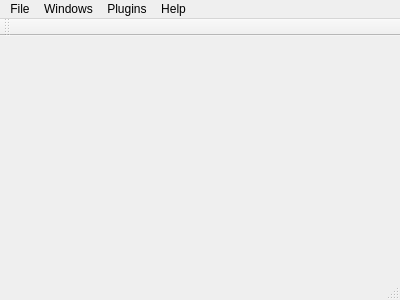
<?xml version="1.0" encoding="UTF-8"?>
<ui version="4.0">
 <class>MainWindow</class>
 <widget class="QMainWindow" name="MainWindow">
  <property name="geometry">
   <rect>
    <x>0</x>
    <y>0</y>
    <width>400</width>
    <height>300</height>
   </rect>
  </property>
  <property name="windowTitle">
   <string>MainWindow</string>
  </property>
  <widget class="QWidget" name="centralWidget"/>
  <widget class="QMenuBar" name="menuBar">
   <property name="geometry">
    <rect>
     <x>0</x>
     <y>0</y>
     <width>400</width>
     <height>22</height>
    </rect>
   </property>
   <widget class="QMenu" name="menuFile">
    <property name="title">
     <string>File</string>
    </property>
    <addaction name="actionNew_file"/>
   </widget>
   <widget class="QMenu" name="menuwindows">
    <property name="title">
     <string>Windows</string>
    </property>
   </widget>
   <widget class="QMenu" name="menuHelp">
    <property name="title">
     <string>Help</string>
    </property>
   </widget>
   <widget class="QMenu" name="menuPlugins">
    <property name="title">
     <string>Plugins</string>
    </property>
   </widget>
   <addaction name="menuFile"/>
   <addaction name="menuwindows"/>
   <addaction name="menuPlugins"/>
   <addaction name="menuHelp"/>
  </widget>
  <widget class="QToolBar" name="mainToolBar">
   <attribute name="toolBarArea">
    <enum>TopToolBarArea</enum>
   </attribute>
   <attribute name="toolBarBreak">
    <bool>false</bool>
   </attribute>
  </widget>
  <widget class="QStatusBar" name="statusBar"/>
  <action name="actionNew_file">
   <property name="text">
    <string>New File</string>
   </property>
   <property name="toolTip">
    <string>&lt;html&gt;&lt;head/&gt;&lt;body&gt;&lt;p&gt;新建文件或项目&lt;/p&gt;&lt;p&gt;&lt;br/&gt;&lt;/p&gt;&lt;/body&gt;&lt;/html&gt;</string>
   </property>
   <property name="shortcut">
    <string>Ctrl+N</string>
   </property>
  </action>
 </widget>
 <layoutdefault spacing="6" margin="11"/>
 <resources/>
 <connections/>
</ui>
